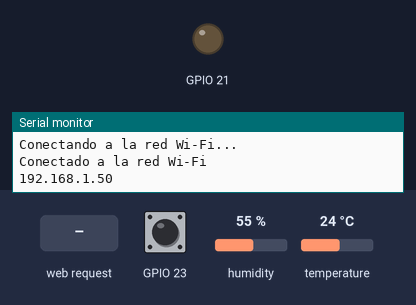
Bench run of a program on a simulated ESP32. On the bench: output pins drawn as LEDs (lit = HIGH), the last lines printed to the serial monitor. The inputs (shaded band) are chosen by the test bench; at power-on: GPIO 23 HIGH, humidity 55 %, temperature 24 °C. WiFi joins after 1.5 s; servers stay silent unless stated; uploads are accepted with an empty reply.

Above: at 3.2 s.
3.3 s: HTTP request GET /?LED=1 received
At 3.6 s:
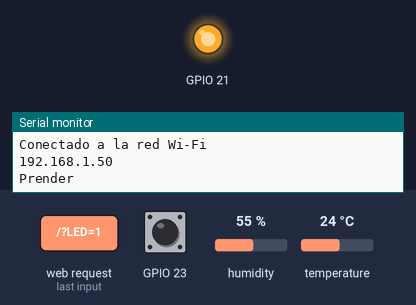
4.8 s: HTTP request GET /?LED=0 received
At 5.9 s:
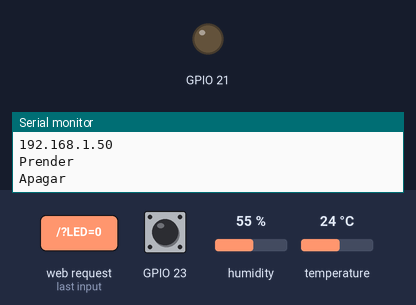
8.5 s: HTTP request GET /?ESTADO=1&LED=1 received
At 9.9 s:
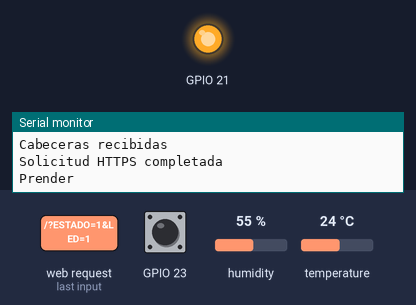
Timing chart, 0 to 11.5 s (numbered marks = the images above; inputs shaded):
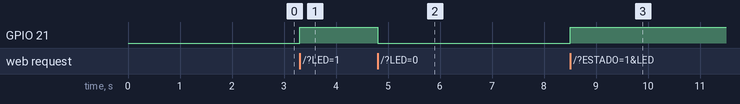

Measured:
- after the input at 3.3 s, GPIO 21: LOW → HIGH at once
- after the input at 4.8 s, GPIO 21: HIGH → LOW at once
- after the input at 8.5 s, GPIO 21: LOW → HIGH at once

The program:

main.cpp
```cpp
#include <WiFi.h>
#include <ESPAsyncWebServer.h>
#include "DHTesp.h"
#include <ESPmDNS.h>
#include <WiFiClientSecure.h>

const char* ssid = "ISET57CLARO";  // Cambia esto por el nombre de tu red Wi-Fi
const char* password = "GONZALO1981";  // Cambia esto por la contraseña de tu red Wi-Fi

AsyncWebServer server(80);
DHTesp dht;
float humidity =0;
float temperature=0;

void NoExiste404(AsyncWebServerRequest *request) {
    request->send(200, "text", "404 no ta");
}
void PaginaAyuda(AsyncWebServerRequest * request){
   request->send(200, "text/html", R"(<h1>Pedir ayuda</h1><img src="http://www.larevista.com.ec/sites/default/files/resize/8-PSICOLOGIA-PEDIR-AYUDA%2Cphoto01-275x191.jpg" />)");
}

void PaginaRaiz(AsyncWebServerRequest * request){
    // imprimo todos los valores del header:
    for (int i=0; i <request->headers(); i++) {
      Serial.printf("Header %s\n", request->header(i).c_str());
    }

    String estado = "";

    if(request->hasArg("ESTADO")){
        if(digitalRead(23)==0)
          estado = "boton pulsado";
        else
          estado = "boton no pulsado";
    }

    //identificar parametros:
    if(request->hasArg("LED")){
      if(request->arg("LED") == "1"){
        digitalWrite (21, HIGH);
        Serial.println("Prender");
      } else if(request->arg("LED") == "0"){
        digitalWrite (21, LOW);
        Serial.println("Apagar");
      }
    }

    String str="<h1>Bienvenido al servidor ESP32</h1>"
    "<a href=\"/?LED=1\">Prender</a><br>"
    "<a href=\"/?LED=0\">Apagar</a><br>br>"
    "<a href=\"/?ESTADO=1\">Estado del boton</a><br>" + estado+
    "<h1> TEMP " + String(temperature)+
    " HUMEDAD " + String(humidity)+" %</h1>";

    request->send(200, "text/html", str);

}
//IPAddress dns1(8, 8, 8, 8); // Google DNS (dns.google)
//IPAddress dns2(8, 8, 4, 4); // Google DNS (dns.google)

void setup() {
  Serial.begin(115200);

  pinMode (23 , INPUT_PULLUP);
  pinMode (21 , OUTPUT);
  //pinMode (34 , INPUT_PULLUP);

  WiFi.begin(ssid, password);
  // WiFi.config(INADDR_NONE, INADDR_NONE, dns1, dns2);
  MDNS.begin("micro");


  while (WiFi.status() != WL_CONNECTED) {
    delay(1000);
    Serial.println("Conectando a la red Wi-Fi...");
  }

  Serial.println("Conectado a la red Wi-Fi");
  Serial.println(WiFi.localIP());

  server.onNotFound(NoExiste404);
  server.on("/", HTTP_GET, PaginaRaiz);
 server.on("/ayuda", HTTP_GET, PaginaAyuda);

  dht.setup(22, DHTesp::DHT11); // Connect DHT sensor to GPIO 17
  server.begin();

  // IPAddress ip;
  // WiFi.hostByName("www.google.com", ip);
  // Serial.println(ip);
}

void EnviarDatosAThinsgboard(){ // G3iKyKrpB9UtrWL4AmvZ
  const char* host = "thingsboard.cloud";
  String url = "/api/v1/yosoyelsensor/telemetry";

  //curl -v -X POST --data "{"temperature":42,"humidity":73}" http://thingsboard.cloud/api/v1/yosoyelsensor/telemetry --header "Content-Type:application/json"

  WiFiClientSecure client;
  client.setInsecure();
  if (!client.connect("thingsboard.cloud", 443)) {
    Serial.println("Error al conectar al servidor");
    return;
  }

  String json = "{\"temperature\":"+String(temperature)+",\"humidity\":"+String(humidity)+"}";

  client.print(String("POST /api/v1/yosoyelsensor/telemetry HTTP/1.1\r\n") +
               "Host: thingsboard.cloud\r\n" +
               "Content-Type: application/json\r\n" +
               "Content-Length: " + String(json.length()) + "\r\n" +
               "Connection: close\r\n\r\n" +
               json + "\r\n");

  while (client.connected()) {
    String line = client.readStringUntil('\n');
    if (line == "\r") {
      Serial.println("Cabeceras recibidas");
      break;
    }
  }

  while (client.available()) {
    String line = client.readStringUntil('\n');
    Serial.println(line);
  }

  Serial.println("Solicitud HTTPS completada");
}


void loop() {
  delay(5000);

  humidity = dht.getHumidity();
  temperature = dht.getTemperature();
  Serial.printf("%f  %f\n", humidity, temperature);

  EnviarDatosAThinsgboard();
}
```
